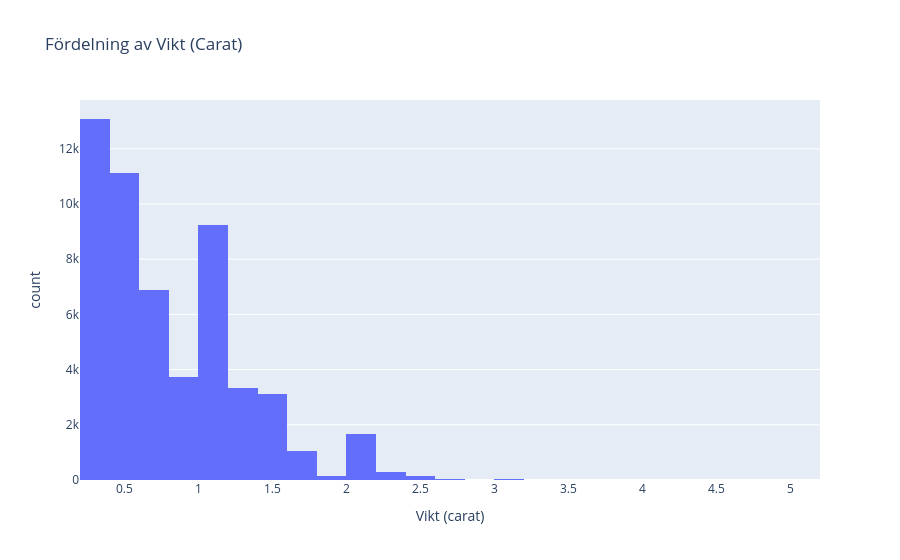

The notebook cell saved with this chart:
### Markdown cell above
**Diagramtyp:** Cirkeldiagram (pie chart) för klarhetsgrader.
**Hur man tolkar:** Varje tårtbit visar andelen diamanter av en viss klarhet.
**Tolkning:** SI1 och VS2 är vanligast.
**Insikt:** De flesta diamanter har medelhög klarhet.
**Affärsmässig tolkning:** Guldfynd bör utgå från att det är vikten som driver priset i dessa segment. Klarhetsgrad kan användas för att skapa produktsegment, men prissättningen bör i första hand baseras på vikt.

### Code cell
# Create histogram for carat (weight)
fig_carat = px.histogram(df, x='carat', nbins=40, title='Fördelning av Vikt (Carat)', labels={'carat': 'Vikt (carat)', 'count': 'Antal'})
fig_carat.show()

### Figure 1 — Plotly figure (JSON) as saved in the notebook; plotly's stock layout.template omitted (floating-point values rounded to 4 significant figures; data arrays with more than 128 entries replaced by an {"elided": "..."} marker saying what was removed)
{"data": [{"bingroup": "x", "hovertemplate": "Vikt (carat)=%{x}<br>count=%{y}<extra></extra>", "legendgroup": "", "marker": {"color": "#636efa", "pattern": {"shape": ""}}, "name": "", "nbinsx": 40, "orientation": "v", "showlegend": false, "type": "histogram", "x": {"elided": "53920 float values"}, "xaxis": "x", "yaxis": "y"}], "layout": {"barmode": "relative", "legend": {"tracegroupgap": 0}, "title": {"text": "Fördelning av Vikt (Carat)"}, "xaxis": {"anchor": "y", "domain": [0, 1], "title": {"text": "Vikt (carat)"}}, "yaxis": {"anchor": "x", "domain": [0, 1], "title": {"text": "count"}}}}
